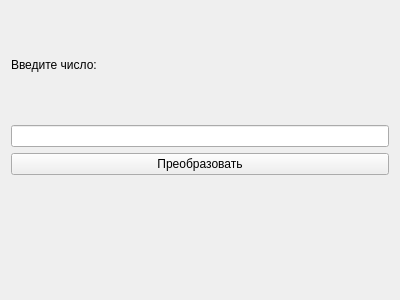
<?xml version="1.0" encoding="UTF-8"?>
<ui version="4.0">
  <class>MainWindow</class>
  <widget class="QWidget" name="MainWindow">
    <property name="geometry">
      <rect>
        <x>0</x>
        <y>0</y>
        <width>400</width>
        <height>300</height>
      </rect>
    </property>
    <property name="windowTitle">
      <string>Decimal to Binary Converter</string>
    </property>
    <layout class="QVBoxLayout" name="verticalLayout">
      <item>
        <widget class="QLabel" name="label">
          <property name="text">
            <string>Введите число:</string>
          </property>
        </widget>
      </item>
      <item>
        <widget class="QLineEdit" name="inputLineEdit"/>
      </item>
      <item>
        <widget class="QPushButton" name="convertButton">
          <property name="text">
            <string>Преобразовать</string>
          </property>
        </widget>
      </item>
      <item>
        <widget class="QLabel" name="resultLabel"/>
      </item>
    </layout>
  </widget>
  <resources/>
  <connections/>
</ui>
